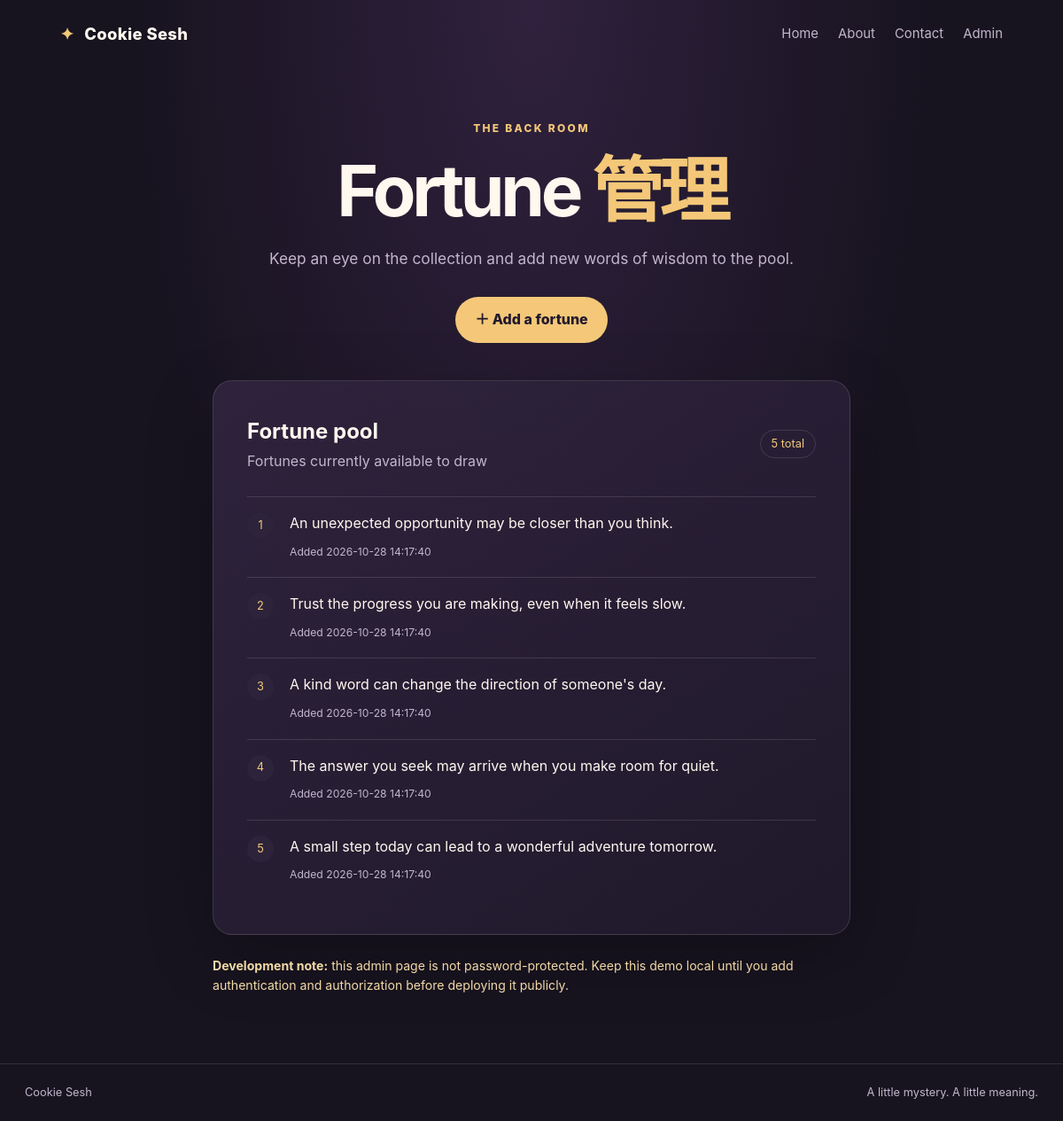
The page /admin on the database its author committed.
### tables this page shows
CREATE TABLE fortunes (
                id INTEGER PRIMARY KEY AUTOINCREMENT,
                text TEXT NOT NULL UNIQUE,
                created_at TIMESTAMP DEFAULT CURRENT_TIMESTAMP
            );

### app.py (the view)
@app.route("/admin")
def admin():
    with get_db() as db:
        fortunes = db.execute(
            "SELECT id, text, created_at FROM fortunes ORDER BY id DESC"
        ).fetchall()
    return render_template("admin.html", fortunes=fortunes)

### app.py (called while the page is built)
def get_db():
    connection = sqlite3.connect(DATABASE)
    connection.row_factory = sqlite3.Row
    return connection

### templates/admin.html (shortened to what this page needs)
{% extends "base.html" %}
{% block content %}
<section class="page-heading">
  <div class="eyebrow">THE BACK ROOM</div>
  <h1>Fortune <span>管理</span></h1>
  <p class="lead">Keep an eye on the collection and add new words of wisdom to the pool.</p>
  <a class="button button-primary" href="{{ url_for('submit_fortune') }}">＋ Add a fortune</a>
</section>
<section class="content-card">
  <div class="section-title-row">
    <div>
      <h2>Fortune pool</h2>
      <p class="muted">Fortunes currently available to draw</p>
    </div>
    <span class="count-pill">{{ fortunes|length }} total</span>
  </div>
  {% if fortunes %}
    <ol class="fortune-list">
      {% for item in fortunes %}
        <li>
          <span class="list-number">{{ loop.index }}</span>
          <div>
            <p>{{ item["text"] }}</p>
            <span class="muted tiny">Added {{ item["created_at"] }}</span>
          </div>
        </li>
      {% endfor %}
    </ol>
  {% else %}
    <p>No fortunes yet. Add the first one to get started.</p>
  {% endif %}
</section>
<p class="warning-note"><strong>Development note:</strong> this admin page is not password-protected. Keep this demo local until you add authentication and authorization before deploying it publicly.</p>
{% endblock %}

### templates/base.html (shortened to what this page needs)
<!doctype html>
<html lang="en">
<head>
  <link rel="stylesheet" href="{{ url_for('static', filename='style.css') }}">
</head>
<body>
  <header class="site-header">
    <a class="brand" href="{{ url_for('home') }}"><span class="brand-mark">✦</span> Cookie Sesh</a>
    <nav aria-label="Main navigation">
      <a href="{{ url_for('home') }}">Home</a>
      <a href="{{ url_for('about') }}">About</a>
      <a href="{{ url_for('contact') }}">Contact</a>
      <a href="{{ url_for('admin') }}">Admin</a>
    </nav>
  </header>
  <main class="container">
    {% block content %}{% endblock %}
  </main>
  <footer class="site-footer">
    <span>Cookie Sesh</span>
    <span>A little mystery. A little meaning.</span>
  </footer>
</body>
</html>

### static/style.css (style rules this page uses)
:root { color-scheme: dark; --bg: #17131f; --panel: #231c2f; --panel-light: #2d243b; --text: #fff8ef; --muted: #c2b6cd; --accent: #f4c878; --accent-dark: #30233c; --line: rgba(255, 248, 239, .13); }
* { box-sizing: border-box; }
body { margin: 0; min-height: 100vh; background: radial-gradient(ellipse at top, #30213e 0%, var(--bg) 54%); color: var(--text); font-family: ui-sans-serif, -apple-system, BlinkMacSystemFont, "Segoe UI", sans-serif; line-height: 1.6; }
a { color: inherit; }
.site-header { max-width: 1120px; margin: 0 auto; padding: 24px 28px; display: flex; align-items: center; justify-content: space-between; gap: 24px; }
.brand { font-weight: 800; letter-spacing: .02em; text-decoration: none; font-size: 1.15rem; white-space: nowrap; }
.brand-mark { color: var(--accent); margin-right: 7px; }
nav { display: flex; flex-wrap: wrap; gap: 22px; }
nav a { text-decoration: none; color: var(--muted); font-size: .93rem; }
.container { width: min(100% - 32px, 920px); margin: 34px auto 76px; }
.hero, .page-heading { text-align: center; }
.eyebrow { color: var(--accent); font-size: .75rem; font-weight: 800; letter-spacing: .19em; margin-bottom: 18px; }
h1 { font-size: clamp(2.6rem, 7vw, 5rem); line-height: 1.04; letter-spacing: -.055em; margin: 0 auto 22px; }
h1 span { color: var(--accent); }
.lead { max-width: 620px; margin: 0 auto 30px; color: var(--muted); font-size: 1.08rem; }
.fortune-card, .content-card, .form-card { background: linear-gradient(145deg, rgba(47, 36, 61, .96), rgba(32, 25, 43, .98)); border: 1px solid var(--line); border-radius: 22px; box-shadow: 0 24px 80px rgba(0,0,0,.18); }
.button { display: inline-flex; justify-content: center; align-items: center; gap: 12px; border: 0; border-radius: 999px; padding: 13px 22px; font: inherit; font-weight: 800; text-decoration: none; cursor: pointer; transition: transform .15s ease, opacity .15s ease; }
.button-primary { background: var(--accent); color: #24192e; }
.page-heading { padding: 24px 0 18px; }
.content-card, .form-card { max-width: 720px; margin: 24px auto; padding: clamp(22px, 5vw, 38px); }
.content-card h2 { margin: 0 0 8px; }
.content-card p { color: var(--muted); margin-top: 0; margin-bottom: 24px; }
.section-title-row { display: flex; align-items: center; justify-content: space-between; gap: 16px; }
.section-title-row h2 { margin-bottom: 2px; }
.section-title-row p { margin-bottom: 0; }
.count-pill { border: 1px solid var(--line); border-radius: 999px; padding: 5px 12px; color: var(--accent); font-size: .8rem; white-space: nowrap; }
.fortune-list { list-style: none; padding: 0; margin: 26px 0 0; }
.fortune-list li { display: grid; grid-template-columns: 34px 1fr; gap: 14px; padding: 17px 0; border-top: 1px solid var(--line); }
.fortune-list p { margin: 0 0 5px; color: var(--text); }
.list-number { display: grid; place-items: center; width: 30px; height: 30px; border-radius: 50%; background: var(--panel-light); color: var(--accent); font-size: .8rem; }
.muted { color: var(--muted) !important; }
.tiny { font-size: .76rem; }
.warning-note { max-width: 720px; margin: 18px auto; color: #f2d9a6; font-size: .88rem; }
.site-footer { border-top: 1px solid var(--line); color: var(--muted); display: flex; justify-content: space-between; gap: 16px; padding: 22px 28px; font-size: .8rem; }

### rows shown on the page
fortunes: text "An unexpected opportunity may be closer than you think.", created_at "2026-10-28 14:17:40"
fortunes: text "Trust the progress you are making, even when it feels slow.", created_at "2026-10-28 14:17:40"
fortunes: text "A kind word can change the direction of someone's day.", created_at "2026-10-28 14:17:40"
fortunes: text "The answer you seek may arrive when you make room for quiet.", created_at "2026-10-28 14:17:40"
fortunes: text "A small step today can lead to a wonderful adventure tomorrow.", created_at "2026-10-28 14:17:40"

### other values the page prints
{{ fortunes|length }} "5"
